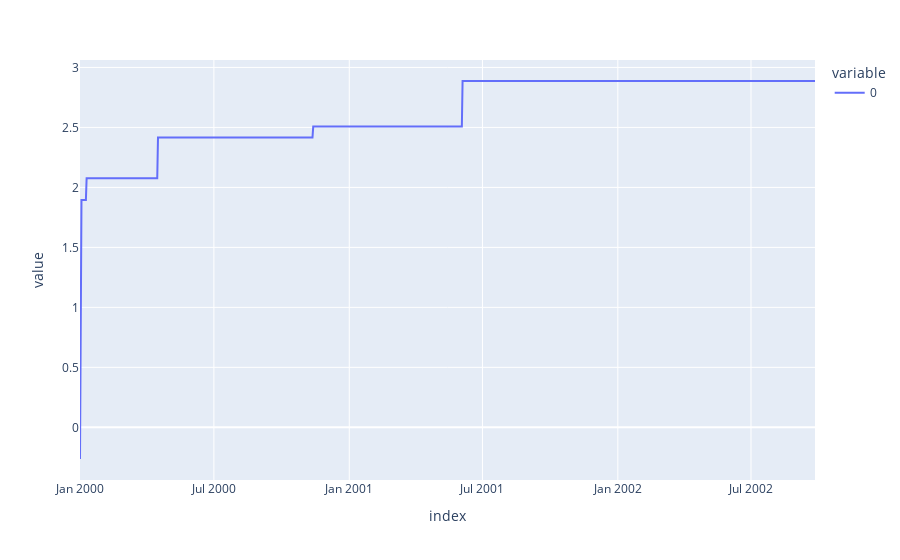

Write notebook code for a chart like this one.
### Code cell
psser.plot()

### Figure 1 — Plotly figure (JSON) as saved in the notebook; plotly's stock layout.template omitted (floating-point values rounded to 4 significant figures; data arrays with more than 128 entries replaced by an {"elided": "..."} marker saying what was removed)
{"data": [{"hovertemplate": "variable=0<br>index=%{x}<br>value=%{y}<extra></extra>", "legendgroup": "0", "line": {"color": "#636efa", "dash": "solid"}, "marker": {"symbol": "circle"}, "mode": "lines", "name": "0", "orientation": "v", "showlegend": true, "type": "scatter", "x": {"elided": "1000 str values"}, "xaxis": "x", "y": {"elided": "1000 float values"}, "yaxis": "y"}], "layout": {"legend": {"title": {"text": "variable"}, "tracegroupgap": 0}, "margin": {"t": 60}, "xaxis": {"anchor": "y", "domain": [0, 1], "title": {"text": "index"}}, "yaxis": {"anchor": "x", "domain": [0, 1], "title": {"text": "value"}}}}
